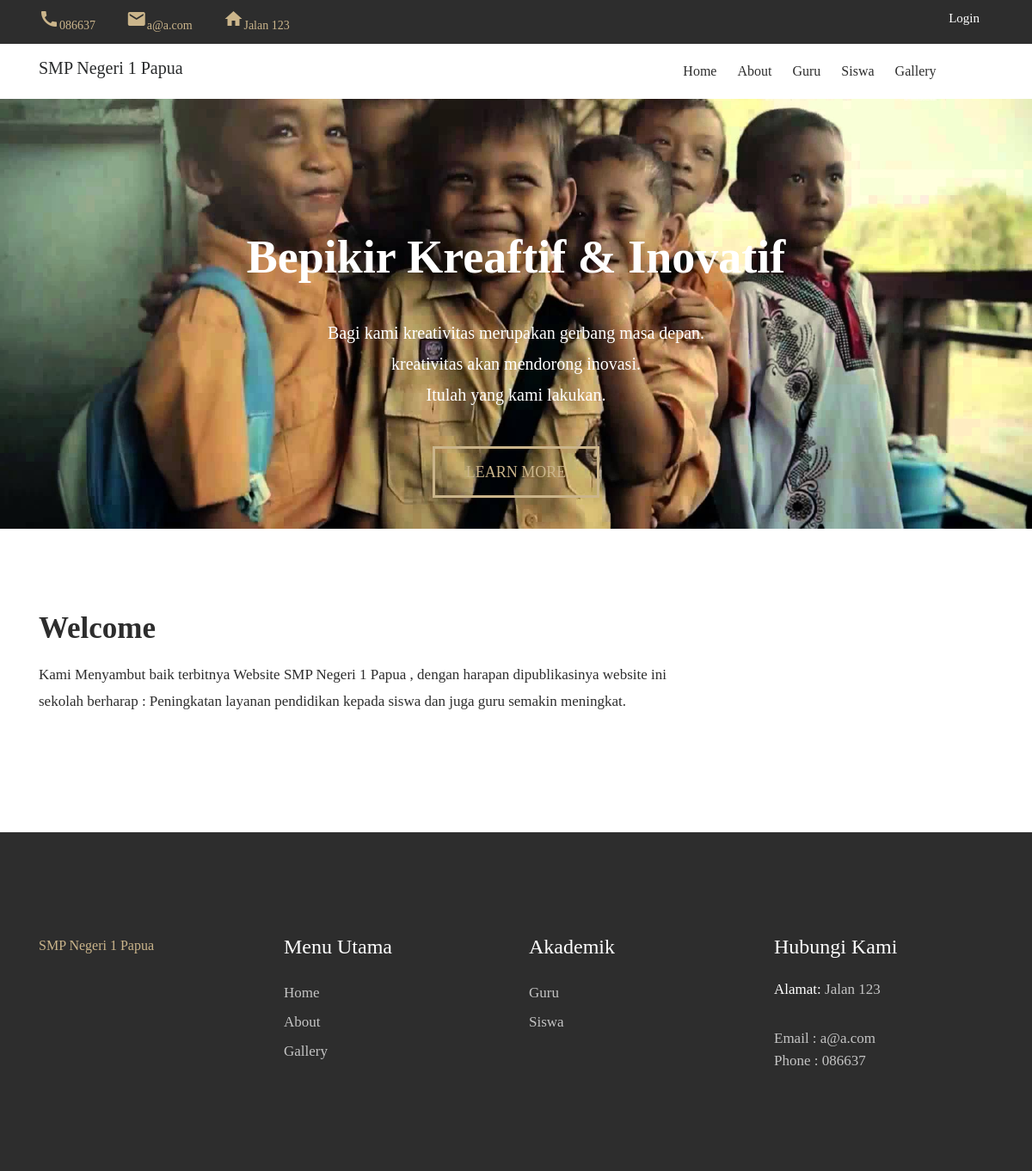
The page / on the database its author committed.
### tables this page shows
CREATE TABLE `tblsekolah` (
  `id_sekolah` int(11) NOT NULL,
  `nama_sekolah` varchar(30) NOT NULL,
  `npsn` varchar(30) NOT NULL,
  `nss` varchar(30) NOT NULL,
  `alamat_sekolah` text NOT NULL,
  `kode_pos` varchar(19) NOT NULL,
  `no_telp` varchar(15) NOT NULL,
  `kelurahan` varchar(20) NOT NULL,
  `kecamatan` varchar(20) NOT NULL,
  `kabupaten` varchar(30) NOT NULL,
  `provinsi` varchar(30) NOT NULL,
  `website` varchar(30) NOT NULL DEFAULT '',
  `email` varchar(40) NOT NULL DEFAULT '',
  `visi` text NOT NULL,
  `misi` text NOT NULL
);

### application/controllers/Home.php (called while the page is built, shortened)
<?php
class Home extends CI_Controller {
public function __construct()
    {
		$this->load->model('m_default');
		$this->load->model('m_home');
    }
public function index(){
	if($this->m_default->get_data('tblsekolah')->num_rows()==0){
	redirect('user/login_admin');
	}
	else{
	$data['sekolah']=$this->m_default->get_data('tblsekolah')->row_array();
	$data['konten']='front/v_home';
	$this->load->view('front/v_template',$data);
	}
}
}

### index.php (called while the page is built, shortened)
<?php
require_once BASEPATH.'core/CodeIgniter.php';

### application/models/M_default.php (called while the page is built, shortened)
<?php
class M_default extends CI_Model {
public function get_data($table){
		return $this->db->get($table);
	}
}
?>

### application/views/front/v_template.php (the view, shortened to what this page needs)
<!DOCTYPE html>
<html lang="en">
<head>
    <link rel="stylesheet" href="<?php echo base_url().'assets/theme/css/bootstrap.min.css'?>">
    <link href="<?php echo base_url().'assets/theme/css/style.css'?>" rel="stylesheet">
</head>
<body>
    <div class="header-topbar">
        <div class="container">
            <div class="row">
                <div class="col-xs-6 col-sm-8 col-md-9">
                    <div class="header-top_address">
                        <div class="header-top_list">
                            <span><i class="material-icons" >call</i><?=$sekolah['no_telp']?></span>
                        </div>
                        <div class="header-top_list">
                            <span><i class="material-icons" >email</i><?=$sekolah['email']?></span>
                        </div>
                        <div class="header-top_list">
                            <span><i class="material-icons" >home</i><?=$sekolah['alamat_sekolah']?></span>
                        </div>
                    </div>
                </div>
                <div class="col-xs-6 col-sm-4 col-md-3">
                    <div class="header-top_login mr-sm-3">
                        <a href="<?php echo site_url('user/login');?>">Login</a>
                    </div>
                </div>
            </div>
        </div>
    </div>
    <div data-toggle="affix">
        <div class="container nav-menu2">
            <div class="row">
                <div class="col-md-12">
                    <nav class="navbar navbar2 navbar-toggleable-md navbar-light bg-faded">
                        <h5><?=$sekolah['nama_sekolah']?></h5>
                        <div class="collapse navbar-collapse justify-content-end" id="navbarNavDropdown" style="width: 60%;margin-left: 20%">
                            <ul class="navbar-nav">
                                <li class="nav-item">
                                    <a class="nav-link" href="<?php echo site_url('');?>">Home</a>
                                </li>
                                <li class="nav-item">
                                    <a class="nav-link" href="<?php echo site_url('home/about');?>">About</a>
                                </li>
                                <li class="nav-item">
                                    <a class="nav-link" href="<?php echo site_url('home/guru');?>">Guru</a>
                                </li>
                                <li class="nav-item">
                                    <a class="nav-link" href="<?php echo site_url('home/siswa');?>">Siswa</a>
                                </li>
                                <li class="nav-item">
                                    <a class="nav-link" href="<?php echo site_url('home/galeri');?>">Gallery</a>
                                </li>
                             </ul>
                        </div>
                    </nav>
                </div>
            </div>
        </div>
      </div>
<?php $this->load->view($konten);?>
<footer>
    <div class="container">
        <div class="row">
            <div class="col-md-3">
                <div class="foot-logo">
                    <a href="<?php echo site_url();?>">
                    <?=$sekolah['nama_sekolah']?>
                    </a>
                    </div>
                </div>
                <div class="col-md-3">
                    <div class="sitemap">
                        <h3>Menu Utama</h3>
                        <ul>
                            <li><a href="<?php echo site_url();?>">Home</a></li>
                            <li><a href="<?php echo site_url('home/about');?>">About</a></li>
                            <li><a href="<?php echo site_url('home/galeri');?>">Gallery</a></li>
                        </ul>
                    </div>
                </div>
                <div class="col-md-3">
                  <div class="sitemap">
                      <h3>Akademik</h3>
                      <ul>
                          <li><a href="<?php echo site_url('home/guru');?>">Guru</a></li>
                          <li><a href="<?php echo site_url('home/siswa');?>">Siswa </a></li>
                      </ul>
                  </div>
                </div>
                <div class="col-md-3">
                    <div class="address">
                        <h3>Hubungi Kami</h3>
                        <p><span>Alamat: </span> <?=$sekolah['alamat_sekolah']?></p>
                        <p>Email : <?=$sekolah['email']?>
                            <br> Phone : <?=$sekolah['no_telp']?></p>
                        </div>
                    </div>
                </div>
            </div>
        </footer>
    </body>
    </html>

### application/views/front/v_home.php
<section>
    <div class="slider_img layout_two">
        <div id="carousel" class="carousel slide" data-ride="carousel">
            <div class="carousel-inner" role="listbox">
                <div class="carousel-item active">
                    <img class="d-block" src="<?php echo base_url().'assets/theme/images/slider.jpg'?>" style="height:500px" >
                    <div class="carousel-caption d-md-block">
                        <div class="slider_title">
                            <h1>Bepikir Kreaftif &amp; Inovatif</h1>
                            <h4>Bagi kami kreativitas merupakan gerbang masa depan.<br> kreativitas akan mendorong inovasi. <br> Itulah yang kami lakukan.</h4>
                            <div class="slider-btn">
                                <a href="<?php echo site_url('home/about');?>" class="btn btn-default">Learn more</a>
                            </div>
                        </div>
                    </div>
                </div>
            </div>
        </div>
    </div>
</section>
<section class="clearfix about about-style2">
    <div class="container">
        <div class="row">
            <div class="col-md-8">
               <h2>Welcome</h2>
               <p>Kami Menyambut baik terbitnya Website <?=$sekolah['nama_sekolah']?> , dengan harapan dipublikasinya website ini sekolah berharap : Peningkatan layanan pendidikan kepada siswa dan juga guru semakin meningkat. </p>
            </div>
            <div class="col-md-4">
                <img src="<?php echo base_url().'assets/theme/images/welcome.png'?>" class="img-fluid about-img" alt="#">
            </div>
        </div>
    </div>
</section>

### rows shown on the page
tblsekolah: no_telp "086637", email "a@a.com", alamat_sekolah "Jalan 123", nama_sekolah "SMP Negeri 1 Papua"
